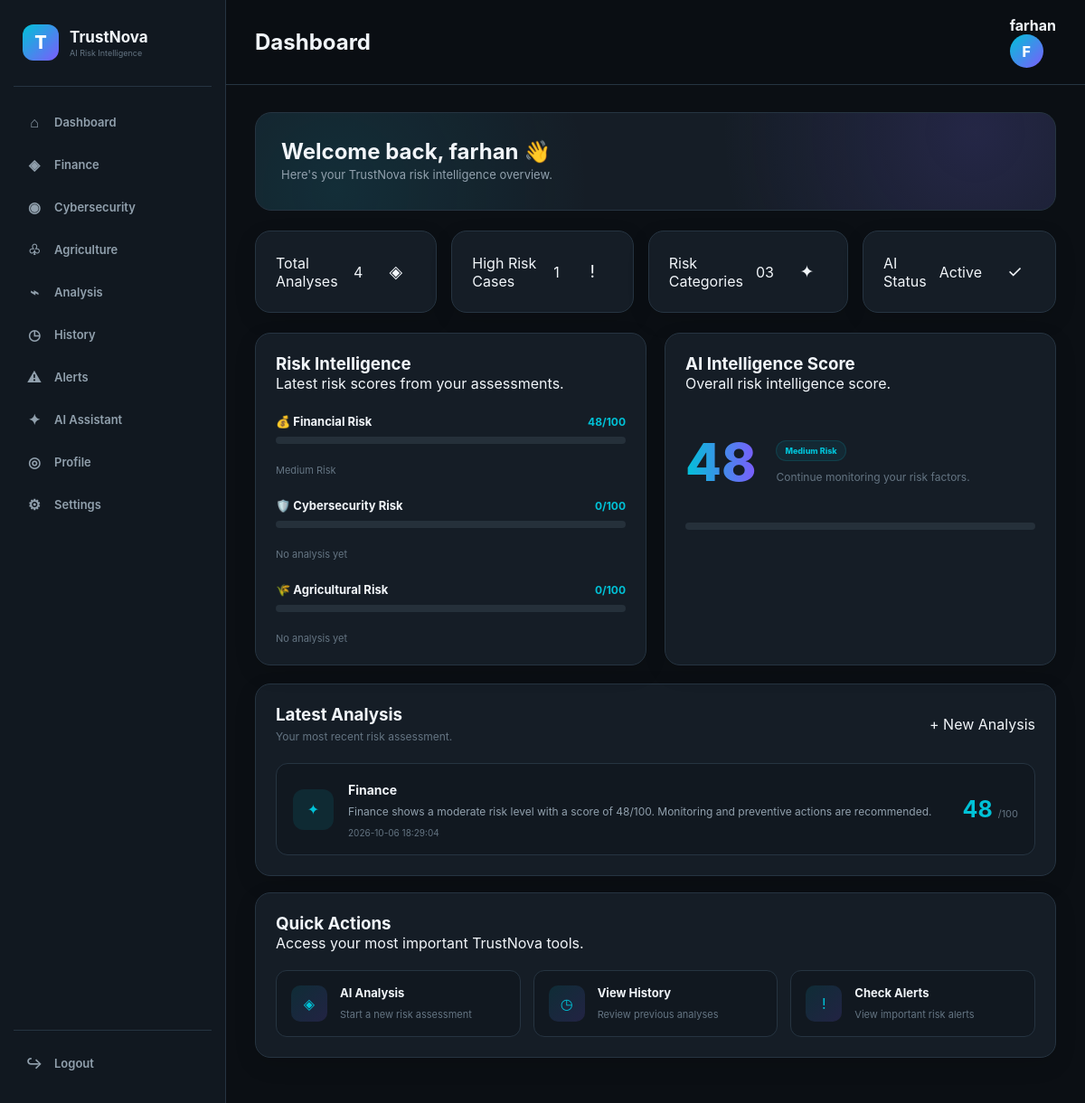
The app's page /dashboard (signed in) with its own data.
### tables this page shows
CREATE TABLE analyses (
            id INTEGER PRIMARY KEY AUTOINCREMENT,
            user_id INTEGER,
            category TEXT,
            risk_score INTEGER,
            status TEXT,
            result TEXT,
            created_at TIMESTAMP DEFAULT CURRENT_TIMESTAMP
        );

### app.py (the view)
@app.route("/dashboard")
def dashboard():
    if not logged_in():
        return redirect(url_for("login"))
    conn = get_db()
    user_id = session["user_id"]
    total = conn.execute(
        """
        SELECT COUNT(*) AS total
        FROM analyses
        WHERE user_id = ?
        """,
        (user_id,)
    ).fetchone()["total"]
    high_risk = conn.execute(
        """
        SELECT COUNT(*) AS total
        FROM analyses
        WHERE user_id = ?
        AND risk_score >= 70
        """,
        (user_id,)
    ).fetchone()["total"]
    finance = conn.execute(
        """
        SELECT risk_score
        FROM analyses
        WHERE user_id = ?
        AND category = 'Finance'
        ORDER BY created_at DESC
        LIMIT 1
        """,
        (user_id,)
    ).fetchone()
    cyber = conn.execute(
        """
        SELECT risk_score
        FROM analyses
        WHERE user_id = ?
        AND category = 'Cybersecurity'
        ORDER BY created_at DESC
        LIMIT 1
        """,
        (user_id,)
    ).fetchone()
    agriculture = conn.execute(
        """
        SELECT risk_score
        FROM analyses
        WHERE user_id = ?
        AND category = 'Agriculture'
        ORDER BY created_at DESC
        LIMIT 1
        """,
        (user_id,)
    ).fetchone()
    latest = conn.execute(
        """
        SELECT *
        FROM analyses
        WHERE user_id = ?
        ORDER BY created_at DESC
        LIMIT 1
        """,
        (user_id,)
    ).fetchone()
    conn.close()
    finance_score = (
        finance["risk_score"]
        if finance else 0
    )
    cyber_score = (
        cyber["risk_score"]
        if cyber else 0
    )
    agriculture_score = (
        agriculture["risk_score"]
        if agriculture else 0
    )
    scores = [
        score for score in
        [
            finance_score,
            cyber_score,
            agriculture_score
        ]
        if score > 0
    ]
    if scores:
        overall_score = round(
            sum(scores) / len(scores)
        )
    else:
        overall_score = 0
    return render_template(
        "dashboard.html",
        total_analyses=total,
        high_risk=high_risk,
        finance_score=finance_score,
        cyber_score=cyber_score,
        agriculture_score=agriculture_score,
        overall_score=overall_score,
        latest=latest
    )

### templates/dashboard.html (shortened to what this page needs)
<!DOCTYPE html>
<html lang="en">
<head>
    <link rel="stylesheet"
          href="{{ url_for('static', filename='css/style.css') }}">
</head>
<body>
<div class="app">
    {% include 'sidebar.html' %}
    <main class="main">
        <header class="topbar">
            <h2>Dashboard</h2>
            <div class="user-mini">
                <strong>
                    {{ session.user_name }}
                </strong>
                <div class="avatar">
                    {{ session.user_name[0]|upper }}
                </div>
            </div>
        </header>
        <section class="content">
            <div class="welcome">
                <div>
                    <h1>
                        Welcome back, {{ session.user_name }} 👋
                    </h1>
                    <p>
                        Here's your TrustNova risk intelligence overview.
                    </p>
                </div>
            </div>
            <div class="stats">
                <div class="card stat-card">
                    <div class="stat-label">
                        Total Analyses
                    </div>
                    <div class="stat-value">
                        {{ total_analyses }}
                    </div>
                    <div class="stat-icon">
                        ◈
                    </div>
                </div>
                <div class="card stat-card">
                    <div class="stat-label">
                        High Risk Cases
                    </div>
                    <div class="stat-value">
                        {{ high_risk }}
                    </div>
                    <div class="stat-icon">
                        !
                    </div>
                </div>
                <div class="card stat-card">
                    <div class="stat-label">
                        Risk Categories
                    </div>
                    <div class="stat-value">
                        03
                    </div>
                    <div class="stat-icon">
                        ✦
                    </div>
                </div>
                <div class="card stat-card">
                    <div class="stat-label">
                        AI Status
                    </div>
                    <div class="stat-value">
                        Active
                    </div>
                    <div class="stat-icon">
                        ✓
                    </div>
                </div>
            </div>
            <div class="grid-2">
                <div class="card">
                    <h3>
                        Risk Intelligence
                    </h3>
                    <p>
                        Latest risk scores from your assessments.
                    </p>
                    <div class="risk-row">
                        <div class="risk-heading">
                            <strong>
                                💰 Financial Risk
                            </strong>
                            <span>
                                {{ finance_score }}/100
                            </span>
                        </div>
                        <div class="progress">
                        </div>
                        <small>
                            {% if finance_score >= 70 %}
                                High Risk
                            {% elif finance_score >= 40 %}
                                Medium Risk
                            {% elif finance_score > 0 %}
                                Low Risk
                            {% else %}
                                No analysis yet
                            {% endif %}
                        </small>
                    </div>
                    <div class="risk-row">
                        <div class="risk-heading">
                            <strong>
                                🛡️ Cybersecurity Risk
                            </strong>
                            <span>
                                {{ cyber_score }}/100
                            </span>
                        </div>
                        <div class="progress">
                        </div>
                        <small>
                            {% if cyber_score >= 70 %}
                                High Risk
                            {% elif cyber_score >= 40 %}
                                Medium Risk
                            {% elif cyber_score > 0 %}
                                Low Risk
                            {% else %}
                                No analysis yet
                            {% endif %}
                        </small>
                    </div>
                    <div class="risk-row">
                        <div class="risk-heading">
                            <strong>
                                🌾 Agricultural Risk
                            </strong>
                            <span>
                                {{ agriculture_score }}/100
                            </span>
                        </div>
                        <div class="progress">
                        </div>
                        <small>
                            {% if agriculture_score >= 70 %}
                                High Risk
                            {% elif agriculture_score >= 40 %}
                                Medium Risk
                            {% elif agriculture_score > 0 %}
                                Low Risk
                            {% else %}
                                No analysis yet
                            {% endif %}
                        </small>
                    </div>
                </div>
                <div class="card">
                    <h3>
                        AI Intelligence Score
                    </h3>
                    <p>
                        Overall risk intelligence score.
                    </p>
                    <div class="overall-score">
                        <div class="big-score">
                        </div>
                        <div>
                            {% if overall_score >= 70 %}
                                <span class="badge badge-high">
                                    High Risk
                                </span>
                            {% elif overall_score >= 40 %}
                                <span class="badge badge-medium">
                                    Medium Risk
                                </span>
                            {% elif overall_score > 0 %}
                                <span class="badge badge-low">
                                    Stable
                                </span>
                            {% else %}
                                <span class="badge badge-low">
                                    No Data
                                </span>
                            {% endif %}
                            <p class="score-description">
                                {% if overall_score == 0 %}
                                    Run an analysis to generate your
                                    overall intelligence score.
                                {% elif overall_score >= 70 %}
                                    Immediate attention is recommended.
                                {% elif overall_score >= 40 %}
                                    Continue monitoring your risk factors.
                                {% else %}
                                    Your current risk profile appears stable.
                                {% endif %}
                            </p>
                        </div>
                    </div>
                    <div class="progress">
                    </div>
                </div>
            </div>
            <div class="card latest-card">
                <div class="section-heading">
                    <div>
                        <h3>
                            Latest Analysis
                        </h3>
                        <p>
                            Your most recent risk assessment.
                        </p>
                    </div>
                    <a href="{{ url_for('analysis') }}"
                       class="btn-primary">
                        + New Analysis
                    </a>
                </div>
                {% if latest %}
                <div class="latest-analysis">
                    <div class="latest-icon">
                        ✦
                    </div>
                    <div class="latest-info">
                        <strong>
                            {{ latest.category }}
                        </strong>
                        <p>
                            {{ latest.result }}
                        </p>
                        <small>
                            {{ latest.created_at }}
                        </small>
                    </div>
                    <div class="latest-score">
                        <strong>
                            {{ latest.risk_score }}
                        </strong>
                        <span>
                            /100
                        </span>
                    </div>
                </div>
                {% endif %}
            </div>
            <div class="card quick-card">
                <h3>
                    Quick Actions
                </h3>
                <p>
                    Access your most important TrustNova tools.
                </p>
                <div class="quick-grid">
                    <a href="{{ url_for('analysis') }}"
                       class="quick-action">
                        <span>
                            ◈
                        </span>
                        <div>
                            <strong>
                                AI Analysis
                            </strong>
                            <small>
                                Start a new risk assessment
                            </small>
                        </div>
                    </a>
                    <a href="{{ url_for('history') }}"
                       class="quick-action">
                        <span>
                            ◷
                        </span>
                        <div>
                            <strong>
                                View History
                            </strong>
                            <small>
                                Review previous analyses
                            </small>
                        </div>
                    </a>
                    <a href="{{ url_for('alerts') }}"
                       class="quick-action">
                        <span>
                            !
                        </span>
                        <div>
                            <strong>
                                Check Alerts
                            </strong>
                            <small>
                                View important risk alerts
                            </small>
                        </div>
                    </a>
                </div>
            </div>
        </section>
    </main>
</div>
</body>
</html>

### records on screen
analyses: category "Finance", result "Finance shows a moderate risk level with a score of 48/100. Monitoring and preventive actions are recommended.", created_at "2026-10-06 18:29:04", risk_score "48"

### other values on screen
{{ session.user_name }} "farhan"
{{ session.user_name[0]|upper }} "F"
{{ total_analyses }} "4"
{{ high_risk }} "1"
{{ finance_score }} "48"
{{ cyber_score }} "0"
{{ agriculture_score }} "0"
